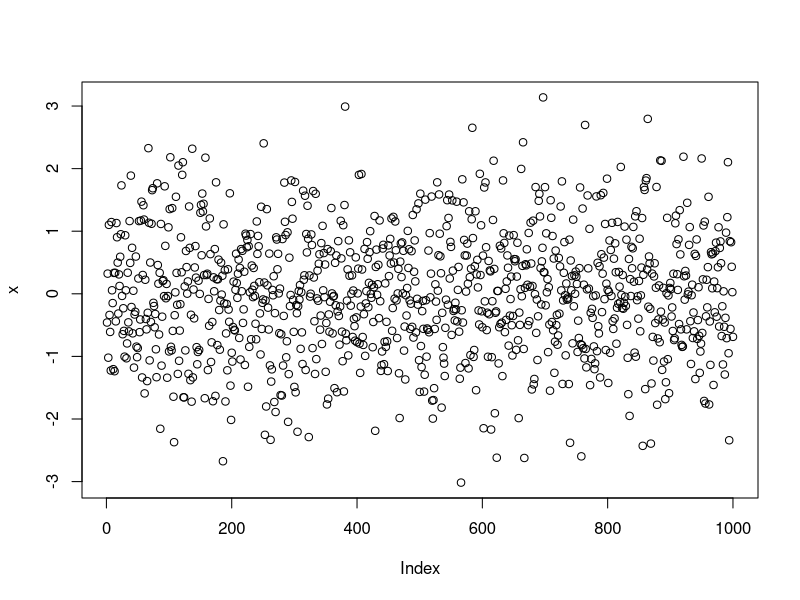
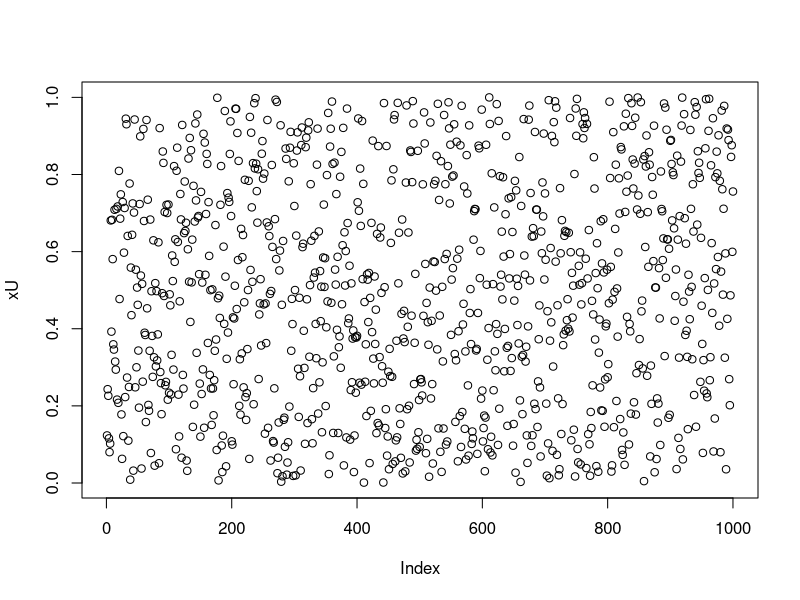
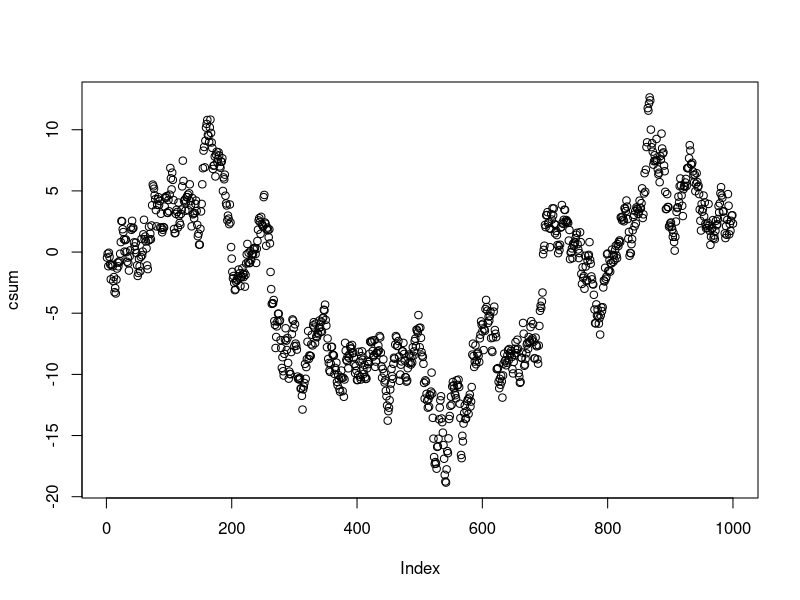
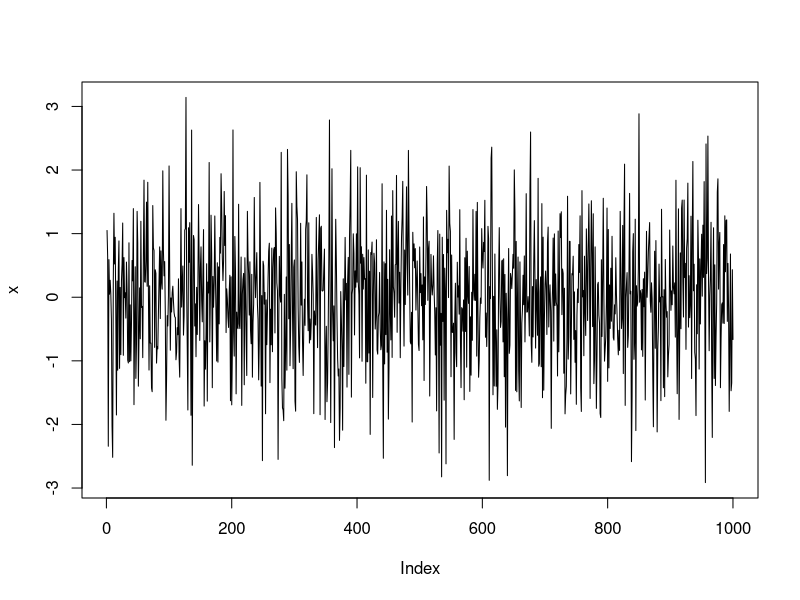
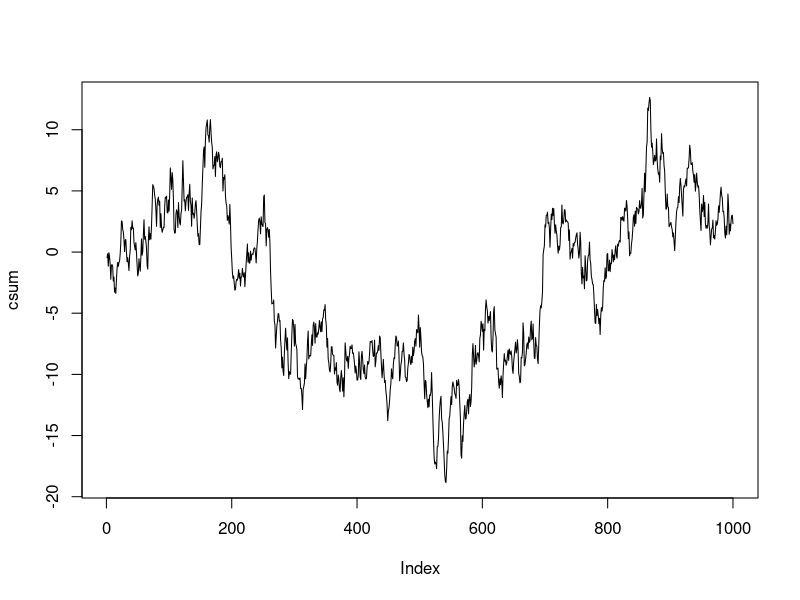
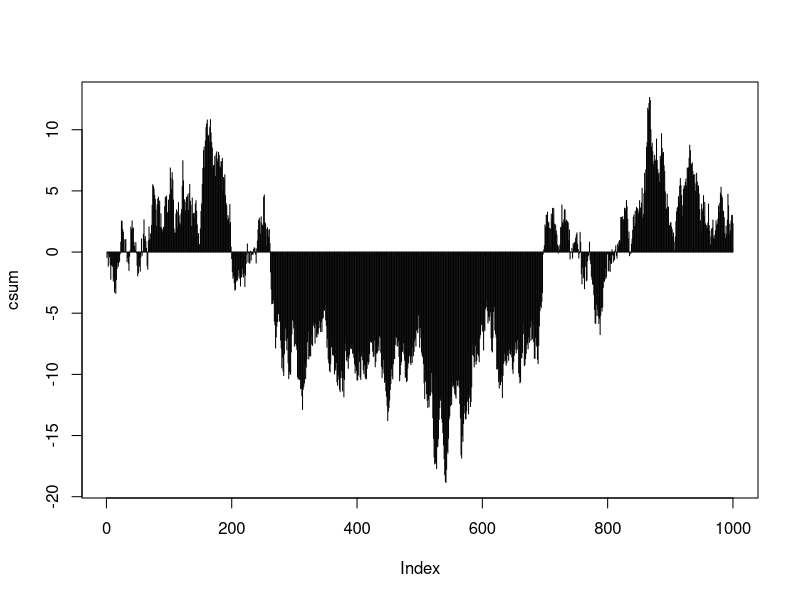
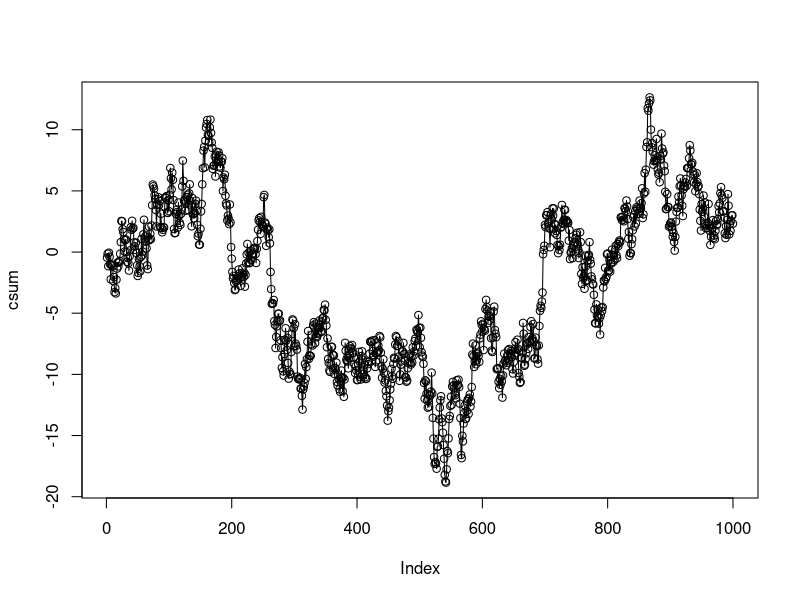
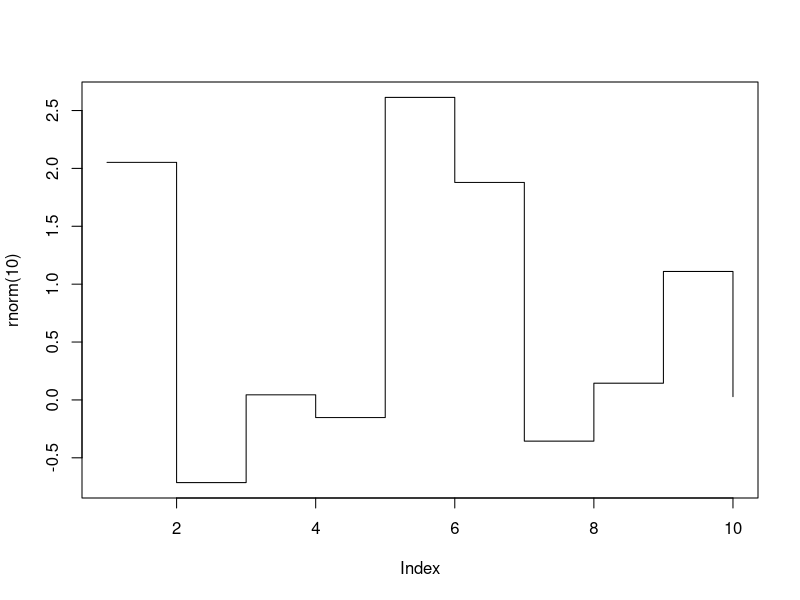

Write the R code that produced these figures, in order.
# simple plots 
x <- rnorm(1000)
xU <- runif(1000)
# running sum of the data set
csum <- cumsum(x)
plot(x)
plot(xU)
plot(csum)

x <- rnorm(1000)
plot(x, type = 'l')
plot(csum, type = 'l')
plot(csum, type = 'h')
plot(csum, type = 'o')
plot(rnorm(10), type = 's')

# plotting a few line plots, styling, adjusting axis limits
plot(csum, type='l', col='red')
lines(cumsum(rnorm(1000)), col='blue')
csum_y = cumsum(rnorm(1000))
csum_z = cumsum(rnorm(1000))
random_data <- cbind(csum,csum_y,csum_z)
plot(csum, type='l', col='red', ylim=c(min(random_data), max(random_data)))
lines(csum_y, col='blue')
lines(csum_z, col='green')

# adding points onto the plot (for example, mean)
points(rowMeans(random_data), col='orange')
